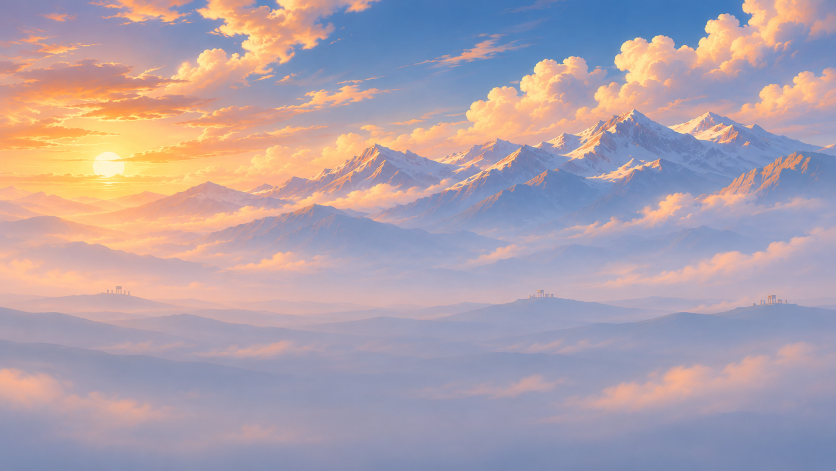
#> input picture art/reference/menu/Golden Dawn Over Misty Mountains (1).png, 1672 x 941 px (shown at 1/2 size)
$ python optimize-menu.py '../art/reference/menu/Golden Dawn Over Misty Mountains (1).png'
#> lines starting #> are read from the running program, lines starting #| are printed output that depends on the picture
"""Export responsive cinematic layers; preserve original PNG masters and exact alpha."""
from pathlib import Path
import json
import hashlib
import sys
from PIL import Image

ROOT = Path(__file__).resolve().parents[1]
SOURCES = {
    'distant-world': 'Golden Dawn Over Misty Mountains (1).png',
    'royal-palace': 'Golden Persian Palace with Reflecting Pool.png',
    'garden-frame': 'Persian Garden Ornamental Frame.png',
    'character-ensemble': 'Sunmark Ensemble_ Golden Magic Unleashed.png',
}
manifest = ROOT / 'scripts/menu-exports.json'
if '--check' in sys.argv:
    data = json.loads(manifest.read_text())
    for asset in data['assets']:
        source = ROOT / asset['master']
        output_file = ROOT / 'public/assets' / asset['file']
        assert hashlib.sha256(source.read_bytes()).hexdigest() == asset['source_sha256']
        assert hashlib.sha256(output_file.read_bytes()).hexdigest() == asset['sha256']
        with Image.open(source) as original, Image.open(output_file) as decoded:
            assert list(decoded.size) == asset['size']
            if 'A' in original.getbands():
                expected = original.convert('RGBa').resize(decoded.size, Image.Resampling.LANCZOS).convert('RGBA')
                assert expected.getchannel('A').tobytes() == decoded.getchannel('A').tobytes()
    print('Cinematic exports verified: master hashes, delivery hashes, dimensions and alpha.')
    sys.exit(0)
masters = ROOT / 'art/reference/menu'
output = ROOT / 'public/assets/menu'
masters.mkdir(parents=True, exist_ok=True)
output.mkdir(parents=True, exist_ok=True)
for name, original in SOURCES.items():
    source = masters / original
    uploaded = ROOT / 'public/assets' / original
    if not source.exists():
        uploaded.rename(source)
    with Image.open(source) as image:
#> image is the input picture: PIL image 1672x941 RGB; mean R, G, B 175.4, 161.2, 170.7
        widths = [640, 1024, image.width]
#> widths = [640, 1024, 1672]
        for width in widths:
            size = (width, round(width * image.height / image.width))
#> size = (640, 360)
            # Premultiplied resampling prevents color fringes at translucent edges.
            variant = image.convert('RGBa').resize(size, Image.Resampling.LANCZOS).convert('RGBA') if image.mode == 'RGBA' else image.resize(size, Image.Resampling.LANCZOS)
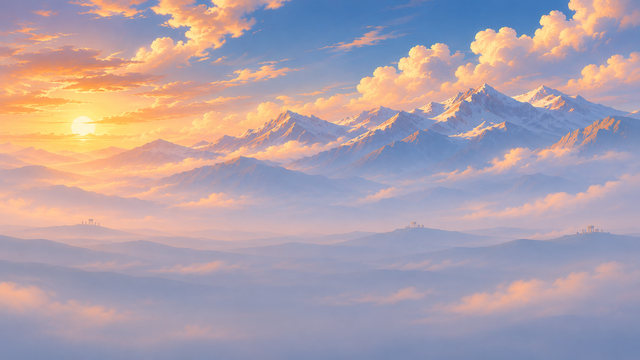
#> variant: PIL image 640x360 RGB; mean R, G, B 175.4, 161.2, 170.7
            destination = output / f'{name}-{width}.webp'
            variant.save(destination, 'WEBP', quality=90, method=6, exact=True)
            with Image.open(destination) as decoded:
                assert decoded.size == variant.size
                if image.mode == 'RGBA':
                    assert decoded.getchannel('A').tobytes() == variant.getchannel('A').tobytes()
            print(f'{destination.name}: {destination.stat().st_size // 1024} KiB')
#| distant-world-640.webp: 30 KiB
#> pass 2 of the loop `for name, original in SOURCES.items():`:
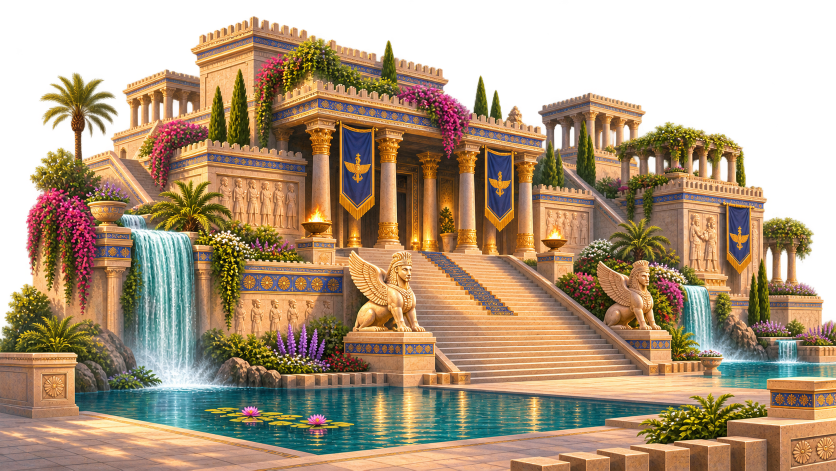
#> input picture art/reference/menu/Golden Persian Palace with Reflecting Pool.png, 1672 x 941 px (shown at 1/2 size)
#> image is the input picture: PIL image 1672x941 RGBA; mean R, G, B, A 118.8, 95.5, 66.9, 190.2
#> `variant = image.convert('RGBa').resize(size, Image.Resampling.LANCZOS)..`:
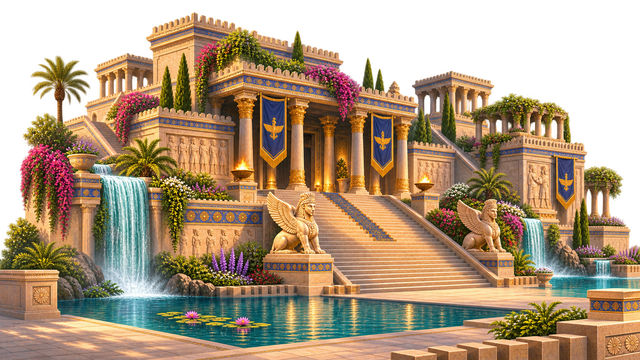
#> variant: PIL image 640x360 RGBA; mean R, G, B, A 118, 94.9, 66.6, 190.2; transparent parts drawn white
#> `with Image.open(destination) as decoded:`:
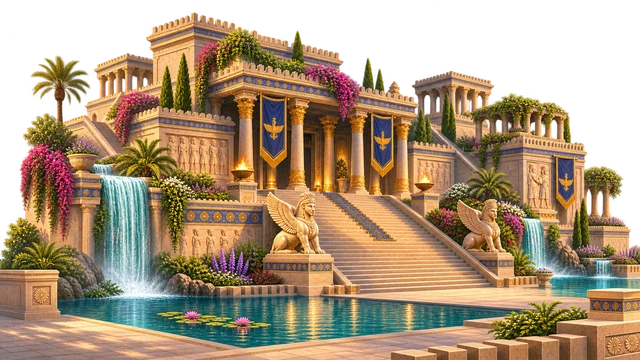
#> decoded: PIL image 640x360 RGBA; mean R, G, B, A 118.2, 95.1, 67.1, 190.2; transparent parts drawn white
#| royal-palace-640.webp: 118 KiB
#> (the run stopped early here; a loop or call above may not have finished)
